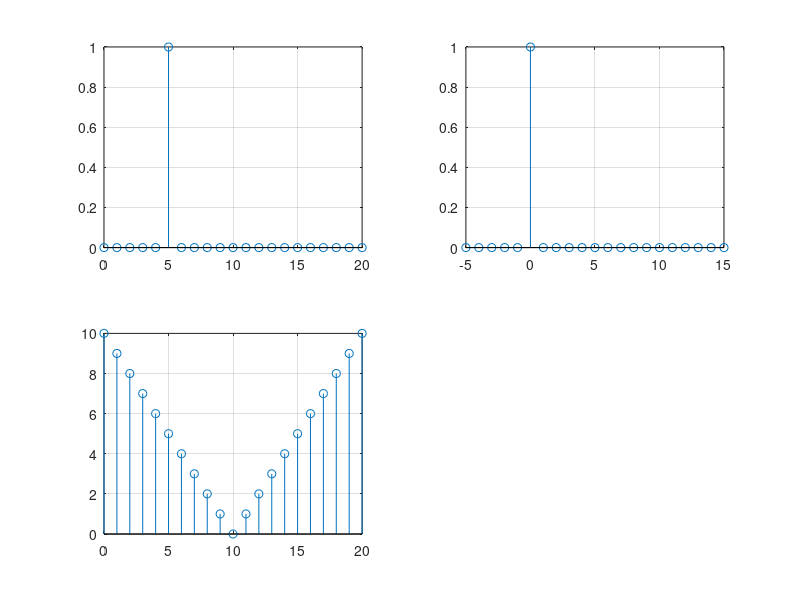

The MATLAB source for this figure:
z=[0,0,0,0,0,1,0,0,0,0,0,0,0,0,0,0,0,0,0,0,0];%atribuim elementele vectorului 
subplot(2,2,1)%imparte figura in 3 grafice
n=0:20;%abscisa graficului
stem(n,z),grid%stem face reprezentarea grafica

subplot(2,2,2)%imparte figura in 3 grafice
m=-5:15;%abscisa graficului
stem(m,z),grid%stem face reprezentarea grafica

subplot(2,2,3)%imparte figura in 3 grafice
n=0:20;%abscisa graficului
t=abs(10-n);
stem(n,t),grid%stem face reprezentarea grafica